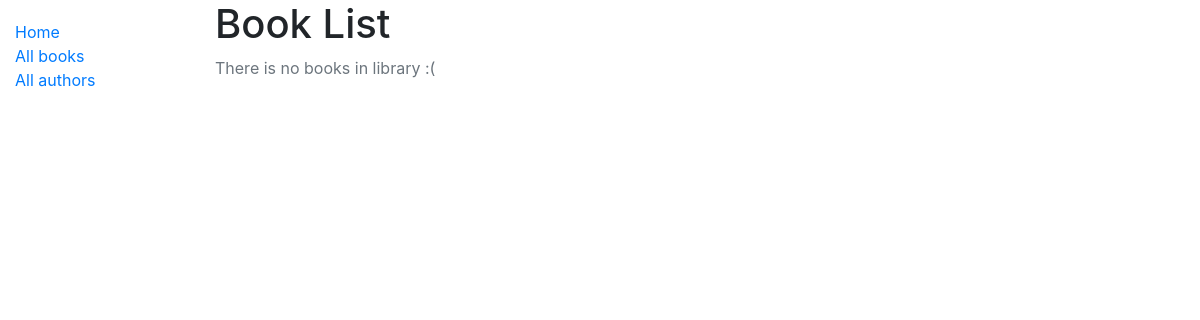
/catalog/books/, run on an earlier commit of the app's database.
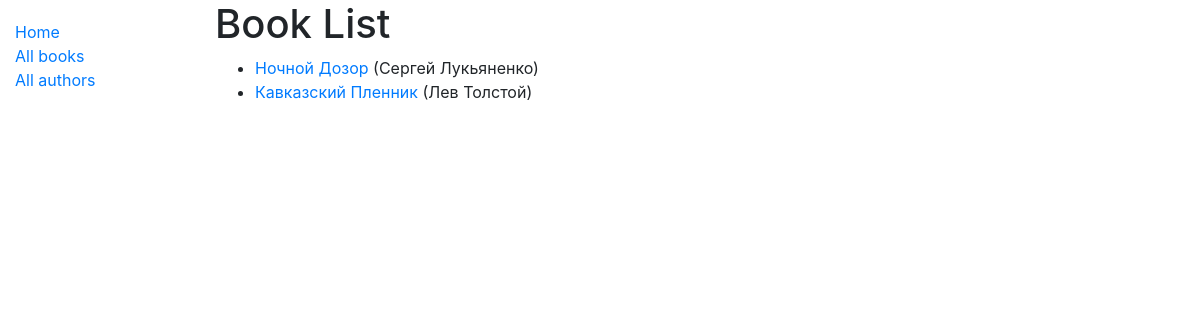
And on a later commit of the database.
### catalog/models.py (models this page shows, shortened)
class Book(models.Model):
    title = models.CharField(max_length=80, help_text="Enter a book name here")
    author = models.ForeignKey('Author', on_delete=models.SET_NULL, null=True)
    language = models.ForeignKey('Language', on_delete=models.SET_NULL, null=True)
    summary = models.TextField(max_length=1000, help_text="Enter a description of the book")
    isbn = models.CharField('ISBN', max_length=13,
                            help_text='13 Character <a href="https://www.isbn-international.org/content/what-isbn">ISBN number</a>')
    genre = models.ManyToManyField(Genre, help_text="Select a genre for this book")
    def get_absolute_url(self):
        return reverse('book-detail', args=[str(self.id)])

class Author(models.Model):
    first_name = models.CharField(max_length=50)
    last_name = models.CharField(max_length=50)
    date_of_birth = models.DateField(null=True, blank=True)
    date_of_death = models.DateField('Died', null=True, blank=True)
    def __str__(self):
        return '%s %s' % (self.first_name, self.last_name)

### catalog/views.py (the view)
# urls.py: path('books/', views.BookListView.as_view(), name='books'),
class BookListView(ListView):
    model = Book
    paginate_by = 10
    context_object_name = 'book_list'
    template_name = 'books/book_list.html'

### catalog/templates/books/book_list.html (shortened to what this page needs)
{% extends 'basic.html' %}
{% block content %}
    <h1>Book List</h1>
    {% if book_list %}
        <ul>
            {% for book in book_list %}
                <li>
                    <a href="{{ book.get_absolute_url }}">{{ book.title }}</a> ({{ book.author }})
                </li>
            {% endfor %}
        </ul>
    {% else %}
        <p class="text-muted">There is no books in library :(</p>
    {% endif %}
{% endblock %}

What changed in the data, as far as the page shows it:
added Book: title "Ночной Дозор", author "Сергей Лукьяненко"
added Book: title "Кавказский Пленник", author "Лев Толстой"
Also different on the page:
text no longer shown: "There is no books in library :("
